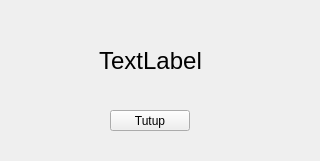
<?xml version="1.0" encoding="UTF-8"?>
<ui version="4.0">
 <class>PaymentDialog</class>
 <widget class="QStackedWidget" name="PaymentDialog">
  <property name="geometry">
   <rect>
    <x>0</x>
    <y>0</y>
    <width>320</width>
    <height>161</height>
   </rect>
  </property>
  <property name="windowTitle">
   <string>Pembayaran</string>
  </property>
  <property name="currentIndex">
   <number>1</number>
  </property>
  <widget class="QWidget" name="page">
   <widget class="QPushButton" name="btnOK">
    <property name="geometry">
     <rect>
      <x>210</x>
      <y>120</y>
      <width>80</width>
      <height>21</height>
     </rect>
    </property>
    <property name="text">
     <string>Bayar (Enter)</string>
    </property>
   </widget>
   <widget class="QPushButton" name="btnCancel">
    <property name="geometry">
     <rect>
      <x>30</x>
      <y>120</y>
      <width>80</width>
      <height>21</height>
     </rect>
    </property>
    <property name="text">
     <string>Batal (ESC)</string>
    </property>
   </widget>
   <widget class="QLabel" name="lblPaymentType">
    <property name="geometry">
     <rect>
      <x>30</x>
      <y>20</y>
      <width>91</width>
      <height>16</height>
     </rect>
    </property>
    <property name="text">
     <string>Tipe Pembayaran: </string>
    </property>
   </widget>
   <widget class="QLabel" name="lblErrorState">
    <property name="geometry">
     <rect>
      <x>30</x>
      <y>90</y>
      <width>261</width>
      <height>16</height>
     </rect>
    </property>
    <property name="styleSheet">
     <string notr="true">color: red;</string>
    </property>
    <property name="text">
     <string/>
    </property>
   </widget>
   <widget class="QComboBox" name="cbPaymentType">
    <property name="geometry">
     <rect>
      <x>130</x>
      <y>20</y>
      <width>161</width>
      <height>22</height>
     </rect>
    </property>
   </widget>
   <widget class="SpinBoxPayment" name="txtAmount">
    <property name="geometry">
     <rect>
      <x>30</x>
      <y>50</y>
      <width>261</width>
      <height>31</height>
     </rect>
    </property>
    <property name="font">
     <font>
      <pointsize>10</pointsize>
      <weight>50</weight>
      <bold>false</bold>
     </font>
    </property>
    <property name="buttonSymbols">
     <enum>QAbstractSpinBox::NoButtons</enum>
    </property>
    <property name="prefix">
     <string>Rp </string>
    </property>
    <property name="maximum">
     <number>10000000</number>
    </property>
   </widget>
  </widget>
  <widget class="QWidget" name="page_2">
   <widget class="QLabel" name="lblChange">
    <property name="geometry">
     <rect>
      <x>40</x>
      <y>20</y>
      <width>221</width>
      <height>81</height>
     </rect>
    </property>
    <property name="font">
     <font>
      <pointsize>18</pointsize>
     </font>
    </property>
    <property name="text">
     <string>TextLabel</string>
    </property>
    <property name="alignment">
     <set>Qt::AlignCenter</set>
    </property>
   </widget>
   <widget class="QPushButton" name="btnClose">
    <property name="geometry">
     <rect>
      <x>110</x>
      <y>110</y>
      <width>80</width>
      <height>21</height>
     </rect>
    </property>
    <property name="text">
     <string>Tutup</string>
    </property>
   </widget>
  </widget>
 </widget>
 <customwidgets>
  <customwidget>
   <class>SpinBoxPayment</class>
   <extends>QSpinBox</extends>
   <header>spinboxpayment.h</header>
  </customwidget>
 </customwidgets>
 <resources/>
 <connections/>
</ui>
